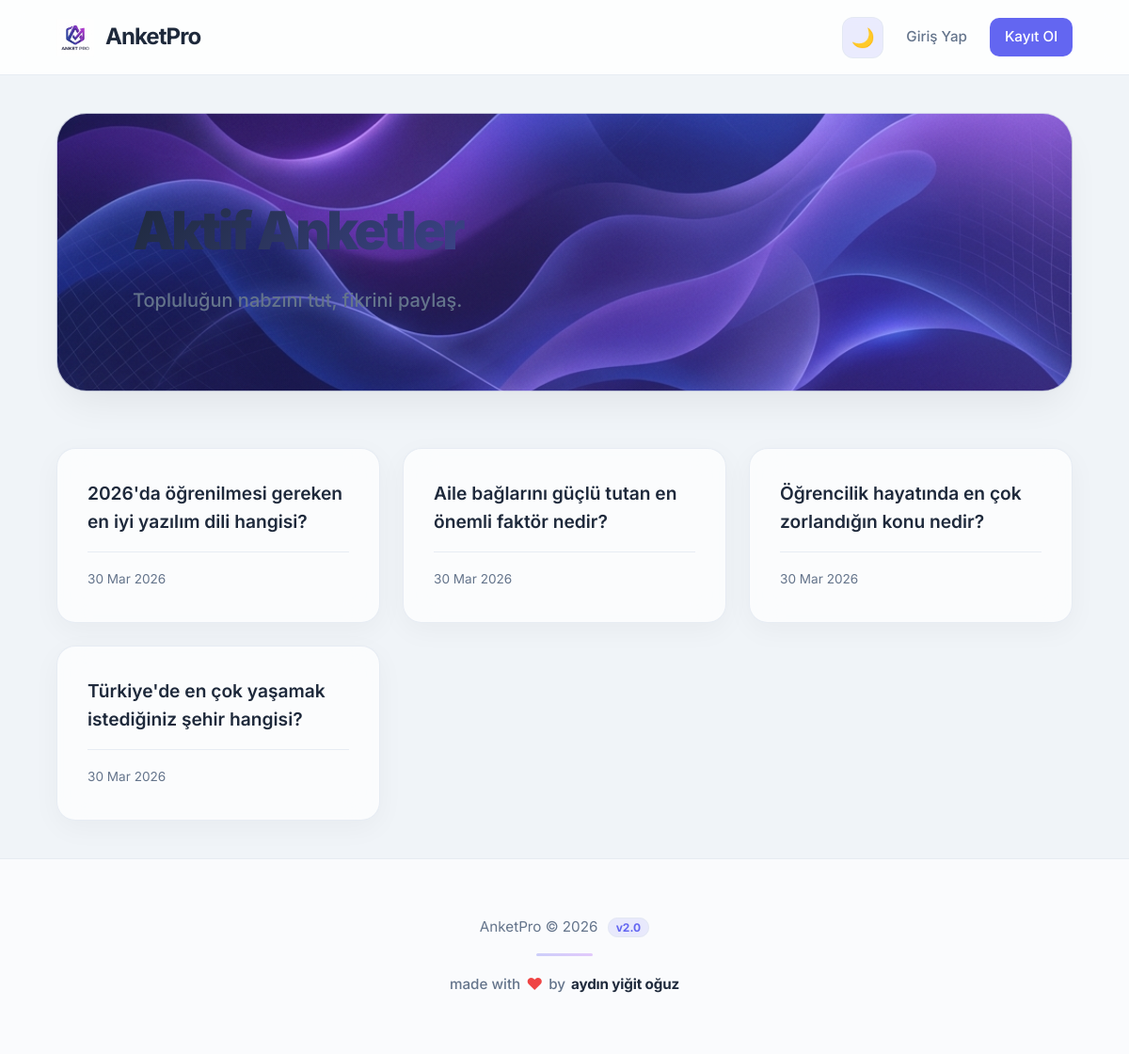
Screenshot of /polls/ with the database file from the repository.
### polls/models.py (models this page shows, shortened)
class Question(models.Model):
    question_text = models.CharField(max_length=200)
    pub_date = models.DateTimeField("date published")

### polls/views.py (the view)
# urls.py: path("", views.IndexView.as_view(), name="index"),
class IndexView(generic.ListView):
    template_name = "polls/index.html"
    context_object_name = "latest_question_list"
    def get_queryset(self):
        queryset = Question.objects.filter(pub_date__lte=timezone.now()).order_by("-pub_date")
        if self.request.user.is_authenticated:
            voted_question_ids = Vote.objects.filter(user=self.request.user).values_list('question_id', flat=True)
            queryset = queryset.exclude(id__in=voted_question_ids)
        return queryset[:5]

### polls/context_processors.py (called while the page is built)
def theme_context(request):
    theme = 'beyaz'
    if request.user.is_authenticated:
        profile = getattr(request.user, 'profile', None)
        if profile:
            theme = profile.theme
    return {'current_theme': theme}

### polls/templates/polls/index.html (shortened to what this page needs)
{% extends "base.html" %}
{% block content %}
<div class="page-hero">
    <h1>Aktif Anketler</h1>
    <p class="page-subtitle">Topluluğun nabzını tut, fikrini paylaş.</p>
</div>
{% if latest_question_list %}
    <div class="poll-grid">
    {% for question in latest_question_list %}
        <a href="{% url 'polls:detail' question.id %}" class="poll-card">
            <div class="poll-card__body">
                <h3 class="poll-card__title">{{ question.question_text }}</h3>
            </div>
            <div class="poll-card__footer">
                <span class="poll-card__date">{{ question.pub_date|date:"d M Y" }}</span>
            </div>
        </a>
    {% endfor %}
    </div>
{% else %}
    <div class="empty-state">
        <div class="empty-state__icon">📋</div>
        <p>Şu anda aktif anket bulunmuyor.</p>
    </div>
{% endif %}
{% endblock %}

### polls/templates/base.html (shortened to what this page needs)
<!DOCTYPE html>
<html lang="tr" data-theme="{{ current_theme }}">
<head>
    {% load static %}
    <link rel="stylesheet" href="{% static 'polls/style.css' %}">
</head>
<body>
    <nav class="navbar">
        <div class="nav-inner">
            <a href="{% url 'polls:index' %}" class="nav-brand">
                <img src="{% static 'polls/images/logo.png' %}" alt="AnketPro Logo" class="nav-logo">
                <span>AnketPro</span>
            </a>
            <div class="nav-links">
                <button id="themeToggle" class="theme-toggle" aria-label="Temayı Değiştir">
                    <span class="moon-icon">🌙</span>
                </button>
                {% if user.is_authenticated %}
                    <a href="{% url 'polls:index' %}" class="nav-link">Anketler</a>
                    <a href="{% url 'polls:profile' user.username %}" class="nav-link">
                        <span class="nav-avatar">{{ user.username|make_list|first|upper }}</span>
                        {{ user.username }}
                    </a>
                    <form action="{% url 'polls:logout' %}" method="post" style="display:inline;">
                        {% csrf_token %}
                        <button type="submit" class="nav-link logout-btn" aria-label="Çıkış Yap">
                            <span>Çıkış</span>
                            <svg class="logout-icon" viewBox="0 0 24 24" fill="none" stroke="currentColor" stroke-width="2" stroke-linecap="round" stroke-linejoin="round">
                                <path d="M9 21H5a2 2 0 0 1-2-2V5a2 2 0 0 1 2-2h4"></path>
                                <polyline points="16 17 21 12 16 7"></polyline>
                                <line x1="21" y1="12" x2="9" y2="12"></line>
                            </svg>
                        </button>
                    </form>
                {% else %}
                    <a href="{% url 'polls:login' %}" class="nav-link">Giriş Yap</a>
                    <a href="{% url 'polls:register' %}" class="nav-link nav-link--cta">Kayıt Ol</a>
                {% endif %}
            </div>
        </div>
    </nav>
    <main class="main">
        <div class="container">
            {% block content %}{% endblock %}
        </div>
    </main>
    <footer class="footer">
        <div class="container footer-content">
            <p>AnketPro &copy; 2026 <a href="{% url 'polls:changelog' %}" class="footer-version">v2.0</a></p>
            <div class="footer-divider"></div>
            <p class="footer-credits">
                <span>made with</span>
                <span class="heart-icon">❤</span>
                <span>by</span>
                <span class="author-name">aydın yiğit oğuz</span>
            </p>
        </div>
    </footer>
</body>
</html>

### rows the page displays
Question: question_text "2026'da öğrenilmesi gereken en iyi yazılım dili hangisi?", pub_date "30 Mar 2026"
Question: question_text "Aile bağlarını güçlü tutan en önemli faktör nedir?", pub_date "30 Mar 2026"
Question: question_text "Öğrencilik hayatında en çok zorlandığın konu nedir?", pub_date "30 Mar 2026"
Question: question_text "Türkiye'de en çok yaşamak istediğiniz şehir hangisi?", pub_date "30 Mar 2026"
